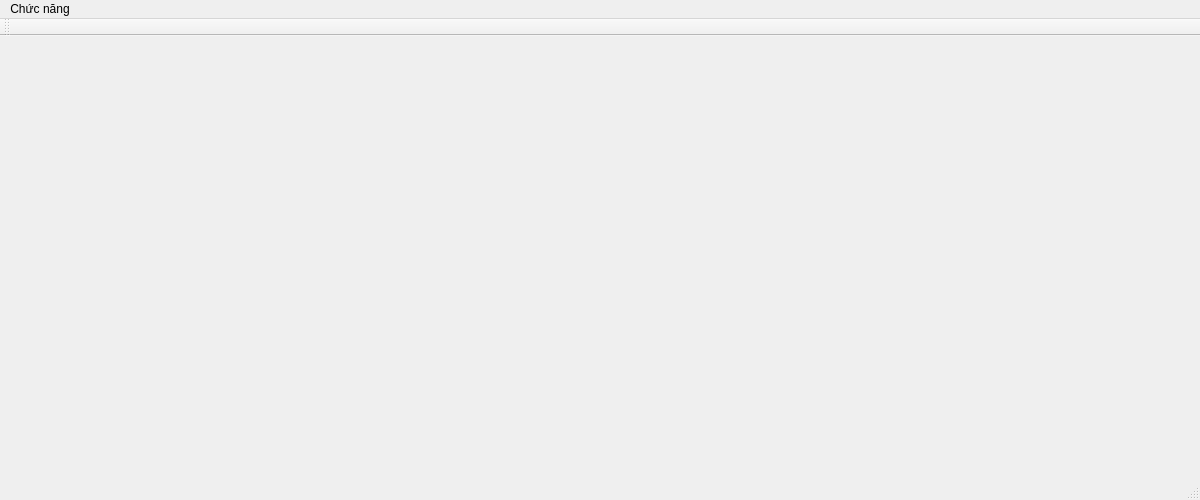
<?xml version="1.0" encoding="UTF-8"?>
<ui version="4.0">
 <class>MainWindow</class>
 <widget class="QMainWindow" name="MainWindow">
  <property name="geometry">
   <rect>
    <x>0</x>
    <y>0</y>
    <width>1200</width>
    <height>500</height>
   </rect>
  </property>
  <property name="windowTitle">
   <string>Student Management</string>
  </property>
  <widget class="QWidget" name="centralWidget">
   <layout class="QVBoxLayout" name="verticalLayout">
    <item>
     <widget class="QStackedWidget" name="stackedWidget"/>
    </item>
   </layout>
  </widget>
  <widget class="QMenuBar" name="menuBar">
   <property name="geometry">
    <rect>
     <x>0</x>
     <y>0</y>
     <width>1200</width>
     <height>21</height>
    </rect>
   </property>
   <widget class="QMenu" name="menuCh_c_n_ng">
    <property name="title">
     <string>Chức năng</string>
    </property>
    <addaction name="actionListStudents"/>
    <addaction name="actionListSessions"/>
    <addaction name="separator"/>
    <addaction name="actionLogOut"/>
   </widget>
   <addaction name="menuCh_c_n_ng"/>
  </widget>
  <widget class="QToolBar" name="mainToolBar">
   <attribute name="toolBarArea">
    <enum>TopToolBarArea</enum>
   </attribute>
   <attribute name="toolBarBreak">
    <bool>false</bool>
   </attribute>
  </widget>
  <widget class="QStatusBar" name="statusBar"/>
  <action name="actionListStudents">
   <property name="text">
    <string>Danh sách học sinh</string>
   </property>
  </action>
  <action name="actionListSessions">
   <property name="text">
    <string>Danh sách lớp học</string>
   </property>
  </action>
  <action name="actionLogOut">
   <property name="text">
    <string>Đăng xuất</string>
   </property>
  </action>
 </widget>
 <layoutdefault spacing="6" margin="11"/>
 <resources/>
 <connections/>
</ui>
